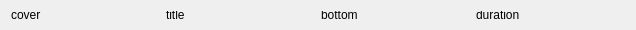
<?xml version="1.0" encoding="UTF-8"?>
<ui version="4.0">
 <class>MenuListEditor</class>
 <widget class="QWidget" name="MenuListEditor">
  <property name="geometry">
   <rect>
    <x>0</x>
    <y>0</y>
    <width>636</width>
    <height>30</height>
   </rect>
  </property>
  <property name="minimumSize">
   <size>
    <width>0</width>
    <height>30</height>
   </size>
  </property>
  <property name="maximumSize">
   <size>
    <width>16777215</width>
    <height>30</height>
   </size>
  </property>
  <property name="windowTitle">
   <string>Form</string>
  </property>
  <layout class="QHBoxLayout" name="horizontalLayout">
   <item>
    <widget class="QLabel" name="labelImageIcon">
     <property name="text">
      <string>cover</string>
     </property>
    </widget>
   </item>
   <item>
    <widget class="QLabel" name="labelTitle">
     <property name="text">
      <string>title</string>
     </property>
    </widget>
   </item>
   <item>
    <widget class="QLabel" name="labelBottom">
     <property name="text">
      <string>bottom</string>
     </property>
    </widget>
   </item>
   <item>
    <widget class="QLabel" name="labelDuration">
     <property name="text">
      <string>duration</string>
     </property>
    </widget>
   </item>
  </layout>
 </widget>
 <resources/>
 <connections/>
</ui>
